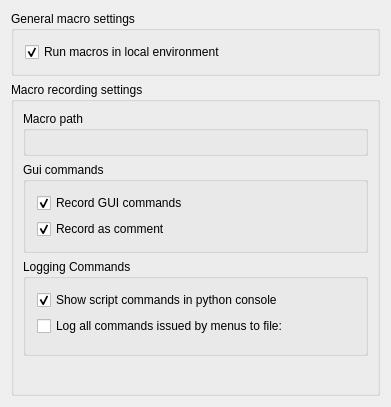
<?xml version="1.0" encoding="UTF-8"?>
<ui version="4.0">
 <class>Gui::Dialog::DlgSettingsMacro</class>
 <widget class="QWidget" name="Gui::Dialog::DlgSettingsMacro">
  <property name="geometry">
   <rect>
    <x>0</x>
    <y>0</y>
    <width>391</width>
    <height>407</height>
   </rect>
  </property>
  <property name="windowTitle">
   <string>Macro</string>
  </property>
  <layout class="QGridLayout" name="gridLayout_2">
   <item row="0" column="0">
    <widget class="QGroupBox" name="groupBox">
     <property name="title">
      <string>General macro settings</string>
     </property>
     <layout class="QGridLayout" name="gridLayout">
      <item row="0" column="0">
       <widget class="Gui::PrefCheckBox" name="PrefCheckBox_LocalEnv">
        <property name="text">
         <string>Run macros in local environment</string>
        </property>
        <property name="checked">
         <bool>true</bool>
        </property>
        <property name="prefEntry" stdset="0">
         <cstring>LocalEnvironment</cstring>
        </property>
        <property name="prefPath" stdset="0">
         <cstring>Macro</cstring>
        </property>
       </widget>
      </item>
     </layout>
    </widget>
   </item>
   <item row="1" column="0">
    <widget class="QGroupBox" name="GroupBox6">
     <property name="title">
      <string>Macro recording settings</string>
     </property>
     <layout class="QGridLayout">
      <property name="margin">
       <number>9</number>
      </property>
      <property name="spacing">
       <number>6</number>
      </property>
      <item row="3" column="0">
       <spacer>
        <property name="orientation">
         <enum>Qt::Vertical</enum>
        </property>
        <property name="sizeHint" stdset="0">
         <size>
          <width>20</width>
          <height>40</height>
         </size>
        </property>
       </spacer>
      </item>
      <item row="2" column="0">
       <widget class="QGroupBox" name="groupBox4">
        <property name="title">
         <string>Logging Commands</string>
        </property>
        <layout class="QVBoxLayout">
         <property name="spacing">
          <number>6</number>
         </property>
         <property name="margin">
          <number>11</number>
         </property>
         <item>
          <widget class="Gui::PrefCheckBox" name="PConsoleCheckBox">
           <property name="text">
            <string>Show script commands in python console</string>
           </property>
           <property name="checked">
            <bool>true</bool>
           </property>
           <property name="prefEntry" stdset="0">
            <cstring>ScriptToPyConsole</cstring>
           </property>
           <property name="prefPath" stdset="0">
            <cstring>Macro</cstring>
           </property>
          </widget>
         </item>
         <item>
          <widget class="Gui::PrefCheckBox" name="FileLogCheckBox">
           <property name="text">
            <string>Log all commands issued by menus to file:</string>
           </property>
           <property name="prefEntry" stdset="0">
            <cstring>ScriptToFile</cstring>
           </property>
           <property name="prefPath" stdset="0">
            <cstring>Macro</cstring>
           </property>
          </widget>
         </item>
         <item>
          <widget class="Gui::PrefFileChooser" name="MacroPath_2">
           <property name="fileName">
            <string>FullScript.FCScript</string>
           </property>
           <property name="prefEntry" stdset="0">
            <cstring>ScriptFile</cstring>
           </property>
           <property name="prefPath" stdset="0">
            <cstring>Macro</cstring>
           </property>
          </widget>
         </item>
        </layout>
       </widget>
      </item>
      <item row="1" column="0">
       <widget class="QGroupBox" name="GroupBox7">
        <property name="title">
         <string>Gui commands</string>
        </property>
        <layout class="QGridLayout">
         <property name="margin">
          <number>11</number>
         </property>
         <property name="spacing">
          <number>6</number>
         </property>
         <item row="0" column="0">
          <widget class="Gui::PrefCheckBox" name="PrefCheckBox_RecordGui">
           <property name="text">
            <string>Record GUI commands</string>
           </property>
           <property name="checked">
            <bool>true</bool>
           </property>
           <property name="prefEntry" stdset="0">
            <cstring>RecordGui</cstring>
           </property>
           <property name="prefPath" stdset="0">
            <cstring>Macro</cstring>
           </property>
          </widget>
         </item>
         <item row="1" column="0">
          <widget class="Gui::PrefCheckBox" name="PrefCheckBox_GuiAsComment">
           <property name="text">
            <string>Record as comment</string>
           </property>
           <property name="checked">
            <bool>true</bool>
           </property>
           <property name="prefEntry" stdset="0">
            <cstring>GuiAsComment</cstring>
           </property>
           <property name="prefPath" stdset="0">
            <cstring>Macro</cstring>
           </property>
          </widget>
         </item>
        </layout>
       </widget>
      </item>
      <item row="0" column="0">
       <widget class="QGroupBox" name="GroupBox8">
        <property name="title">
         <string>Macro path</string>
        </property>
        <layout class="QGridLayout">
         <property name="margin">
          <number>11</number>
         </property>
         <property name="spacing">
          <number>6</number>
         </property>
         <item row="0" column="0">
          <widget class="Gui::PrefFileChooser" name="MacroPath">
           <property name="mode">
            <enum>Gui::FileChooser::Directory</enum>
           </property>
           <property name="prefEntry" stdset="0">
            <cstring>MacroPath</cstring>
           </property>
           <property name="prefPath" stdset="0">
            <cstring>Macro</cstring>
           </property>
          </widget>
         </item>
        </layout>
       </widget>
      </item>
     </layout>
    </widget>
   </item>
  </layout>
 </widget>
 <layoutdefault spacing="6" margin="11"/>
 <customwidgets>
  <customwidget>
   <class>Gui::FileChooser</class>
   <extends>QWidget</extends>
   <header>Gui/FileDialog.h</header>
  </customwidget>
  <customwidget>
   <class>Gui::PrefFileChooser</class>
   <extends>Gui::FileChooser</extends>
   <header>Gui/PrefWidgets.h</header>
  </customwidget>
  <customwidget>
   <class>Gui::PrefCheckBox</class>
   <extends>QCheckBox</extends>
   <header>Gui/PrefWidgets.h</header>
  </customwidget>
 </customwidgets>
 <resources/>
 <connections>
  <connection>
   <sender>PrefCheckBox_RecordGui</sender>
   <signal>toggled(bool)</signal>
   <receiver>PrefCheckBox_GuiAsComment</receiver>
   <slot>setEnabled(bool)</slot>
   <hints>
    <hint type="sourcelabel">
     <x>20</x>
     <y>20</y>
    </hint>
    <hint type="destinationlabel">
     <x>20</x>
     <y>20</y>
    </hint>
   </hints>
  </connection>
 </connections>
</ui>
